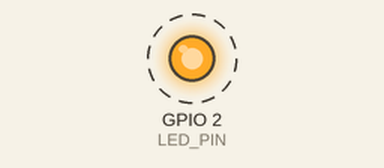
This sketch was run on a simulated ESP32. On the bench: output pins drawn as LEDs (lit = HIGH). Dashed ring = blinking. WiFi joins after 1.5 s; servers stay silent unless stated; what the sketch prints to the serial monitor is not drawn.

Above: at 0.15 s.
Timing chart, 0 to 3.0 s (numbered marks = the images above):
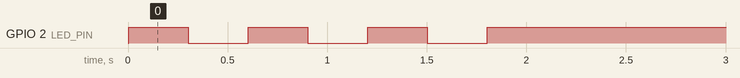

The sketch:

simple_wifi_connnection_check.ino
```cpp
#include <WiFi.h>

const char* ssid     = "MST Protocol";
const char* password = "Blackkaiser69";

#define LED_PIN 2  // Built-in LED pin (usually GPIO 2)
unsigned long lastCheck = 0; // Timer for status printing

void setup() {
  Serial.begin(115200);
  pinMode(LED_PIN, OUTPUT);
  digitalWrite(LED_PIN, LOW);

  Serial.println();
  Serial.println("📶 Starting Wi-Fi connection...");
  WiFi.begin(ssid, password);
}

void loop() {
  // If not connected
  if (WiFi.status() != WL_CONNECTED) {
    // WiFi.reconnect();
    Serial.println("⏳ Connecting to Wi-Fi...");
    // Blink LED while connecting
    digitalWrite(LED_PIN, HIGH);
    delay(300);
    digitalWrite(LED_PIN, LOW);
    delay(300);
  }
  else {
    // Connected to Wi-Fi
    digitalWrite(LED_PIN, HIGH);  // Keep LED ON

    // Print connection info every 5 seconds
    if (millis() - lastCheck > 5000) {
      lastCheck = millis();
      Serial.println("✅ Connected to Wi-Fi!");
      Serial.print("📡 SSID: ");
      Serial.println(WiFi.SSID());
      Serial.print("💻 IP Address: ");
      Serial.println(WiFi.localIP());
      Serial.print("🔢 MAC Address: ");
      Serial.println(WiFi.macAddress());
      Serial.print("📶 Signal Strength (RSSI): ");
      Serial.print(WiFi.RSSI());
      Serial.println(" dBm");
      Serial.println("-----------------------------");
    }

    delay(100);  // Short delay before next loop iteration
  }
}
```

Measured:
- by itself, GPIO 2 (LED_PIN): alternates HIGH for 0.30 s and LOW for 0.30 s, 7 changes in all, then stays HIGH
